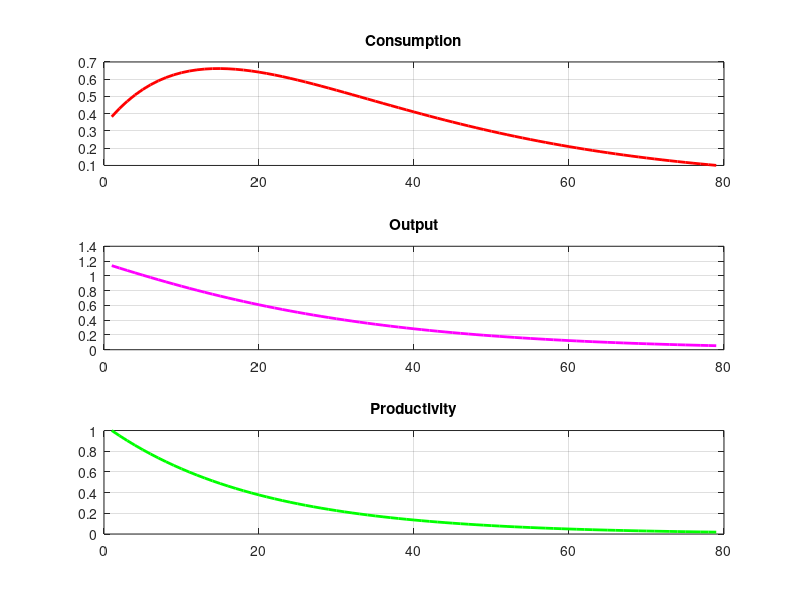
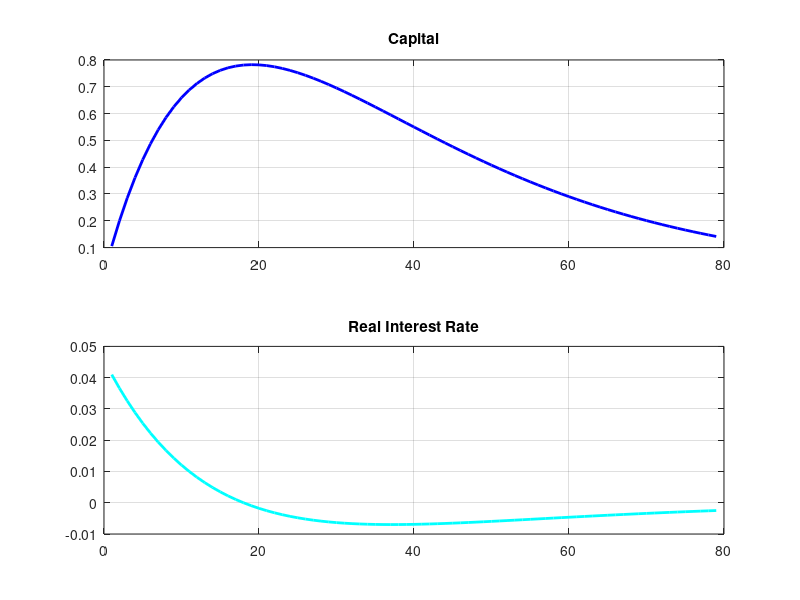

The MATLAB script that drew these images, in order:
%-----------------------------------------------------------------------

% Basic RBC (McKay's website)
% Solution Method: Linear Time Iteration (Rendahl 2017)
% Panagiotis Veneris, University of Liverpool
% Date: 26/10/2020

%------------------------------------------------------------------------


clear all;
close all;
clc;


%Define Parameters
alppha = 0.36;         % capital share
gamma =  1;            % Risk aversion
delta = 0.025;         % Depreciation rate
rho_z = 0.95;          % shock persistence
beta = 0.97;           % discount factor
it = 0;


% Define Steady State  
R = 1/beta;


% Define Coefficients 
coeff0 = (R-1+delta)/R;
coeff1 = (1/gamma) * coeff0;
coeff2 = ((alppha-1)/gamma) * coeff0;
coeff3 = R;
coeff4 = (R-1+delta)/alppha;
coeff5 = (R-1+(delta*(1-alppha)))/alppha;


%---------------------------------------------------
% Matrix form of Linear RE model
%---------------------------------------------------


A = [ 1 0 -coeff1;
    0 0 0;
    0 0 0];

B = [ -1 -coeff2 0;
    coeff5 1 -coeff4;
    0 0 1];

C = [ 0 0 0;
    0 -coeff3 0;
    0 0 -rho_z];

W = [ 0; 0; -1];    % for negative prod.shock remove (-)


%-----------------------------------------------------------------------------------------------
% Main Loop
%-----------------------------------------------------------------------------------------------

Tol = 1e-13;        % tolerance level for time iteration algorithm, default: 1e-13

metric = 1; 
P = 0;              % initial guess for P


tic
while metric>Tol
    it = it+1;
    
    P = -(A*P+B)\C; 
                    
                    
    metric = max(max(abs([A*P*P+B*P+C])));   
                                            
                                         
Q = -inv(A*P+B)*W;   
                   
  fprintf('iteration = %d, metric = %e\n', it, metric);                
end
toc


% IRFs
nresp = 80; % horizon of responses (IRFs)

 
x = zeros(3, nresp);             
                      
u = zeros(1, nresp);             


% Initialize u   
u(:,1)= [1];  
                

for t=2:nresp                         
    x(:,t) = P*x(:,t-1)+ Q*u(:,t-1);                                      
end                                                                      

% Remaining IRFs

k_irf = x(1,2:end);                       
z_irf = x(3,2:end);                      
                                      
y_irf = z_irf + alppha*k_irf;             


R_irf = coeff0*(y_irf - k_irf);           



% Plotting
figure(1);
subplot(3,1,1); plot(x(1,2:end), 'r','Linewidth',2);    
                                                       
title('Consumption');
grid on;

subplot(3,1,2); plot(y_irf, 'm', 'Linewidth',2);
title('Output');
grid on;

subplot(3,1,3); plot(x(3,2:end), 'g', 'Linewidth',2);
title('Productivity');
grid on;

figure(2);
subplot(2,1,1); plot(x(2,2:end), 'b', 'Linewidth',2);
title('Capital');
grid on;

subplot(2,1,2); plot(R_irf, 'c', 'Linewidth',2);
title('Real Interest Rate');
grid on;



